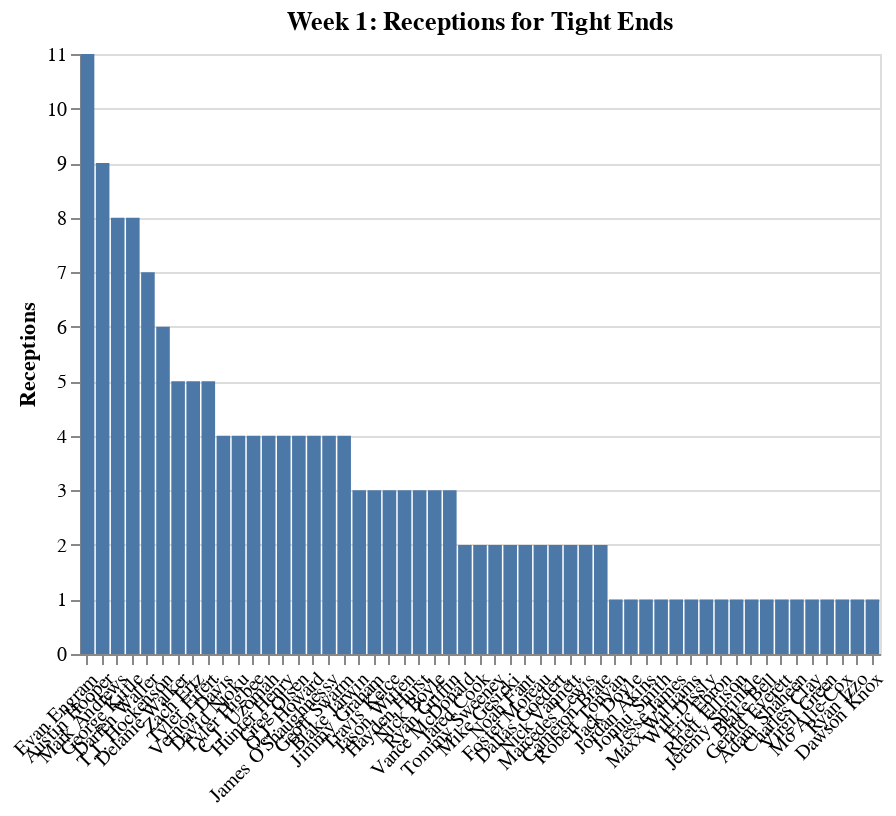

This figure's notebook cell:
### Code cell
chart

### Figure 1 — Vega-Lite specification as saved in the notebook (floating-point values rounded to 4 significant figures)
{"$schema": "https://vega.github.io/schema/vega-lite/v3.4.0.json", "config": {"background": "white", "mark": {"tooltip": null}, "view": {"height": 300, "width": 400}}, "data": {"name": "data-ab3aff318d0f9b16f5519f1e79c6fd4f"}, "datasets": {"data-ab3aff318d0f9b16f5519f1e79c6fd4f": [{"FantasyPoints": 23.1, "Player": "Evan Engram", "ReceivingYards": 116, "Receptions": 11, "Targets": 14, "Team": "NYG"}, {"FantasyPoints": 22.1, "Player": "T.J. Hockenson", "ReceivingYards": 131, "Receptions": 6, "Targets": 9, "Team": "DET"}, {"FantasyPoints": 20.8, "Player": "Mark Andrews", "ReceivingYards": 108, "Receptions": 8, "Targets": 8, "Team": "BAL"}, {"FantasyPoints": 20, "Player": "Delanie Walker", "ReceivingYards": 55, "Receptions": 5, "Targets": 6, "Team": "TEN"}, {"FantasyPoints": 13.9, "Player": "Vernon Davis", "ReceivingYards": 59, "Receptions": 4, "Targets": 7, "Team": "WAS"}, {"FantasyPoints": 12.2, "Player": "Austin Hooper", "ReceivingYards": 77, "Receptions": 9, "Targets": 9, "Team": "ATL"}, {"FantasyPoints": 11.7, "Player": "David Njoku", "ReceivingYards": 37, "Receptions": 4, "Targets": 6, "Team": "CLE"}, {"FantasyPoints": 11.4, "Player": "Blake Jarwin", "ReceivingYards": 39, "Receptions": 3, "Targets": 3, "Team": "DAL"}, {"FantasyPoints": 10.5, "Player": "Jimmy Graham", "ReceivingYards": 30, "Receptions": 3, "Targets": 6, "Team": "GB"}, {"FantasyPoints": 10.5, "Player": "Darren Waller", "ReceivingYards": 70, "Receptions": 7, "Targets": 8, "Team": "OAK"}, {"FantasyPoints": 10.3, "Player": "Travis Kelce", "ReceivingYards": 88, "Receptions": 3, "Targets": 8, "Team": "KC"}, {"FantasyPoints": 10, "Player": "Tyler Higbee", "ReceivingYards": 20, "Receptions": 4, "Targets": 5, "Team": "LAR"}, {"FantasyPoints": 9.4, "Player": "George Kittle", "ReceivingYards": 54, "Receptions": 8, "Targets": 10, "Team": "SF"}, {"FantasyPoints": 9, "Player": "Jason Witten", "ReceivingYards": 15, "Receptions": 3, "Targets": 4, "Team": "DAL"}, {"FantasyPoints": 8.6, "Player": "C.J. Uzomah", "ReceivingYards": 66, "Receptions": 4, "Targets": 5, "Team": "CIN"}, {"FantasyPoints": 8, "Player": "Hunter Henry", "ReceivingYards": 60, "Receptions": 4, "Targets": 5, "Team": "LAC"}, {"FantasyPoints": 7.9, "Player": "Zach Ertz", "ReceivingYards": 54, "Receptions": 5, "Targets": 7, "Team": "PHI"}, {"FantasyPoints": 5.6, "Player": "Hayden Hurst", "ReceivingYards": 41, "Receptions": 3, "Targets": 4, "Team": "BAL"}, {"FantasyPoints": 5.6, "Player": "Greg Olsen", "ReceivingYards": 36, "Receptions": 4, "Targets": 9, "Team": "CAR"}, {"FantasyPoints": 5.2, "Player": "Tyler Eifert", "ReceivingYards": 27, "Receptions": 5, "Targets": 6, "Team": "CIN"}, {"FantasyPoints": 5.2, "Player": "O.J. Howard", "ReceivingYards": 32, "Receptions": 4, "Targets": 5, "Team": "TB"}, {"FantasyPoints": 5.2, "Player": "James O'Shaughnessy", "ReceivingYards": 32, "Receptions": 4, "Targets": 5, "Team": "JAC"}, {"FantasyPoints": 5, "Player": "Vance McDonald", "ReceivingYards": 40, "Receptions": 2, "Targets": 4, "Team": "PIT"}, {"FantasyPoints": 4.7, "Player": "Jared Cook", "ReceivingYards": 37, "Receptions": 2, "Targets": 3, "Team": "NO"}, {"FantasyPoints": 4.5, "Player": "Tommy Sweeney", "ReceivingYards": 35, "Receptions": 2, "Targets": 2, "Team": "BUF"}, {"FantasyPoints": 4.1, "Player": "Nick Boyle", "ReceivingYards": 26, "Receptions": 3, "Targets": 3, "Team": "BAL"}, {"FantasyPoints": 4.1, "Player": "Mike Gesicki", "ReceivingYards": 31, "Receptions": 2, "Targets": 6, "Team": "MIA"}, {"FantasyPoints": 3.7, "Player": "Geoff Swaim", "ReceivingYards": 17, "Receptions": 4, "Targets": 4, "Team": "JAC"}, {"FantasyPoints": 3.4, "Player": "Noah Fant", "ReceivingYards": 29, "Receptions": 2, "Targets": 5, "Team": "DEN"}, {"FantasyPoints": 3.3, "Player": "Robert Tonyan", "ReceivingYards": 28, "Receptions": 1, "Targets": 1, "Team": "GB"}, {"FantasyPoints": 3, "Player": "Foster Moreau", "ReceivingYards": 20, "Receptions": 2, "Targets": 2, "Team": "OAK"}, {"FantasyPoints": 2.6, "Player": "Dallas Goedert", "ReceivingYards": 16, "Receptions": 2, "Targets": 3, "Team": "PHI"}, {"FantasyPoints": 2.6, "Player": "Nick Vannett", "ReceivingYards": 16, "Receptions": 2, "Targets": 2, "Team": "SEA"}, {"FantasyPoints": 2.5, "Player": "Jack Doyle", "ReceivingYards": 20, "Receptions": 1, "Targets": 2, "Team": "IND"}, {"FantasyPoints": 2.5, "Player": "Ryan Griffin", "ReceivingYards": 10, "Receptions": 3, "Targets": 4, "Team": "NYJ"}, {"FantasyPoints": 2.4, "Player": "Marcedes Lewis", "ReceivingYards": 14, "Receptions": 2, "Targets": 3, "Team": "GB"}, {"FantasyPoints": 2.2, "Player": "Jordan Akins", "ReceivingYards": 17, "Receptions": 1, "Targets": 2, "Team": "HOU"}, {"FantasyPoints": 2.2, "Player": "Jonnu Smith", "ReceivingYards": 7, "Receptions": 1, "Targets": 1, "Team": "TEN"}, {"FantasyPoints": 2, "Player": "Jesse James", "ReceivingYards": 15, "Receptions": 1, "Targets": 1, "Team": "DET"}, {"FantasyPoints": 2, "Player": "Maxx Williams", "ReceivingYards": 15, "Receptions": 1, "Targets": 1, "Team": "ARI"}, {"FantasyPoints": 1.8, "Player": "Cameron Brate", "ReceivingYards": 8, "Receptions": 2, "Targets": 2, "Team": "TB"}, {"FantasyPoints": 1.7, "Player": "Will Dissly", "ReceivingYards": 12, "Receptions": 1, "Targets": 2, "Team": "SEA"}, {"FantasyPoints": 1.3, "Player": "Eric Ebron", "ReceivingYards": 8, "Receptions": 1, "Targets": 3, "Team": "IND"}, {"FantasyPoints": 1.3, "Player": "Rhett Ellison", "ReceivingYards": 8, "Receptions": 1, "Targets": 2, "Team": "NYG"}, {"FantasyPoints": 1.3, "Player": "Jeremy Sprinkle", "ReceivingYards": 8, "Receptions": 1, "Targets": 1, "Team": "WAS"}, {"FantasyPoints": 1.2, "Player": "Blake Bell", "ReceivingYards": 7, "Receptions": 1, "Targets": 1, "Team": "KC"}, {"FantasyPoints": 1.2, "Player": "Gerald Everett", "ReceivingYards": 7, "Receptions": 1, "Targets": 1, "Team": "LAR"}, {"FantasyPoints": 1.1, "Player": "Adam Shaheen", "ReceivingYards": 6, "Receptions": 1, "Targets": 2, "Team": "CHI"}, {"FantasyPoints": 1, "Player": "Charles Clay", "ReceivingYards": 5, "Receptions": 1, "Targets": 1, "Team": "ARI"}, {"FantasyPoints": 0.9, "Player": "Virgil Green", "ReceivingYards": 4, "Receptions": 1, "Targets": 1, "Team": "LAC"}, {"FantasyPoints": 0.8, "Player": "Mo Alie-Cox", "ReceivingYards": 3, "Receptions": 1, "Targets": 1, "Team": "IND"}, {"FantasyPoints": 0.8, "Player": "Ryan Izzo", "ReceivingYards": 3, "Receptions": 1, "Targets": 2, "Team": "NE"}, {"FantasyPoints": 0.6, "Player": "Dawson Knox", "ReceivingYards": 1, "Receptions": 1, "Targets": 2, "Team": "BUF"}]}, "encoding": {"x": {"axis": {"labelAngle": -45, "title": ""}, "field": "Player", "sort": {"field": "Receptions", "op": "sum", "order": "descending"}, "type": "nominal"}, "y": {"axis": {"title": "Receptions"}, "field": "Receptions", "type": "quantitative"}}, "mark": "bar", "title": "Week 1: Receptions for Tight Ends"}
